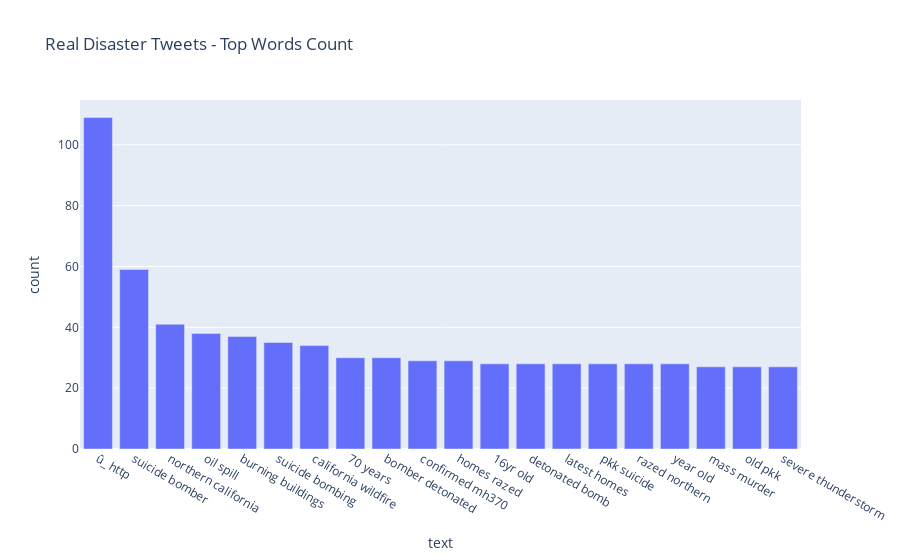

Source (notebook cell):
### Code cell
df2 = pd.DataFrame(real_disaster_tweets_counter_bigram,
                   columns = ['text' , 'count'])

fig = px.bar(df2[:20],
             x='text',
             y='count',
             title="Real Disaster Tweets - Top Words Count")
fig.show()

### Figure 1 — Plotly figure (JSON) as saved in the notebook; plotly's stock layout.template omitted (floating-point values rounded to 4 significant figures)
{"data": [{"alignmentgroup": "True", "hovertemplate": "text=%{x}<br>count=%{y}<extra></extra>", "legendgroup": "", "marker": {"color": "#636efa"}, "name": "", "offsetgroup": "", "orientation": "v", "showlegend": false, "textposition": "auto", "type": "bar", "x": ["û_ http", "suicide bomber", "northern california", "oil spill", "burning buildings", "suicide bombing", "california wildfire", "70 years", "bomber detonated", "confirmed mh370", "homes razed", "16yr old", "detonated bomb", "latest homes", "pkk suicide", "razed northern", "year old", "mass murder", "old pkk", "severe thunderstorm"], "xaxis": "x", "y": [109, 59, 41, 38, 37, 35, 34, 30, 30, 29, 29, 28, 28, 28, 28, 28, 28, 27, 27, 27], "yaxis": "y"}], "layout": {"barmode": "relative", "legend": {"tracegroupgap": 0}, "title": {"text": "Real Disaster Tweets - Top Words Count"}, "xaxis": {"anchor": "y", "domain": [0, 1], "title": {"text": "text"}}, "yaxis": {"anchor": "x", "domain": [0, 1], "title": {"text": "count"}}}}
